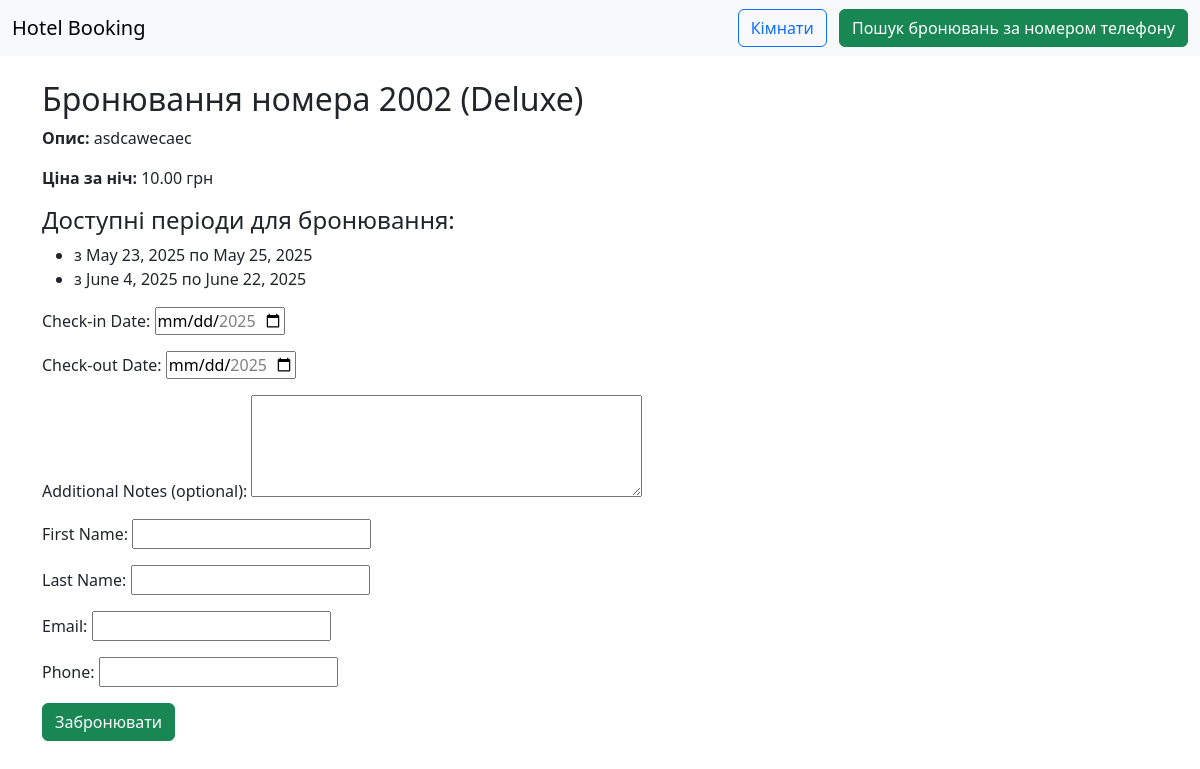
/rooms/4/book/, run on the app's committed database.
### hotel/models.py (models this page shows, shortened)
class Room(models.Model):
    class RoomType(models.TextChoices):
        SINGLE = 'single', 'Single'
        DOUBLE = 'double', 'Double'
        SUITE = 'suite', 'Suite'
        FAMILY = 'family', 'Family'
        DELUXE = 'deluxe', 'Deluxe'
    room_number = models.CharField(max_length=10, unique=True)
    room_type = models.CharField(
        max_length=10,
        choices=RoomType.choices,
        default=RoomType.SINGLE,
    )
    capacity = models.PositiveSmallIntegerField()
    price_per_night = models.DecimalField(max_digits=10, decimal_places=2)
    description = models.TextField(blank=True, null=True)
    def get_available_periods(self, max_days=30):
        today = date.today()
        max_date = today + timedelta(days=max_days)
        bookings = Booking.objects.filter(
            room=self,
            status__in=['confirmed', 'checked_in'],
            check_out_date__gte=today,
            check_in_date__lte=max_date
        ).order_by('check_in_date')
        periods = []
        current_date = today
        if not bookings.exists():
            return [(today, max_date)]
        for booking in bookings:
            if current_date < booking.check_in_date:
                periods.append((current_date, booking.check_in_date))
            current_date = max(current_date, booking.check_out_date)
        if current_date < max_date:
            periods.append((current_date, max_date))
        return periods
    class Meta:
        ordering = ['room_number']

class Booking(models.Model):
    class BookingStatus(models.TextChoices):
        CONFIRMED   = 'confirmed', 'Confirmed'
        CANCELED    = 'canceled', 'Canceled'
        CHECKED_IN  = 'checked_in', 'Checked In'
        CHECKED_OUT = 'checked_out', 'Checked Out'
    class BookingChannel(models.TextChoices):
        ONLINE     = 'online', 'Online'
        PHONE      = 'phone', 'Phone'
        IN_PERSON  = 'in_person', 'In Person'
        AGENT      = 'agent', 'Travel Agent'
    room = models.ForeignKey(Room, on_delete=models.CASCADE)
    guest = models.ForeignKey(Guest, on_delete=models.CASCADE)
    check_in_date = models.DateField()
    check_out_date = models.DateField()
    booking_date = models.DateTimeField(auto_now_add=True)
    status = models.CharField(
        max_length=12,
        choices=BookingStatus.choices,
        default=BookingStatus.CONFIRMED,
    )
    booking_channel = models.CharField(
        max_length=10,
        choices=BookingChannel.choices,
        default=BookingChannel.ONLINE,
    )
    notes = models.TextField(blank=True, null=True)
    class Meta:
        ordering = ['-booking_date']
        verbose_name = 'Booking'
        verbose_name_plural = 'Bookings'

### hotel/views/booking.py (the view, shortened to what this page needs)
# urls.py: path('rooms/<int:pk>/book/', BookingCreateView.as_view(), name='book_room'),
class BookingCreateView(CreateView):
    form_class = BookingForm
    template_name = 'bookings/book.html'
    success_url = reverse_lazy('booking_list')
    def dispatch(self, request, *args, **kwargs):
        self.room = get_object_or_404(Room, pk=self.kwargs['pk'])
        return super().dispatch(request, *args, **kwargs)
    def get_form_kwargs(self):
        kwargs = super().get_form_kwargs()
        kwargs['room'] = self.room
        return kwargs
    def get_context_data(self, **kwargs):
        context = super().get_context_data(**kwargs)
        context['room'] = self.room
        context['available_periods'] = self.room.get_available_periods()
        return context

### hotel/templates/bookings/book.html (shortened to what this page needs)
{% extends 'base.html' %}
{% block content %}
  <h2>Бронювання номера {{ room.room_number }} ({{ room.get_room_type_display }})</h2>
  <p><strong>Опис:</strong> {{ room.description }}</p>
  <p><strong>Ціна за ніч:</strong> {{ room.price_per_night }} грн</p>
  <h4>Доступні періоди для бронювання:</h4>
  <ul>
    {% for start, end in available_periods %}
      <li>з {{ start }} по {{ end }}</li>
    {% empty %}
      <li>Немає доступних дат для бронювання</li>
    {% endfor %}
  </ul>
  <form method="post">
    {{ form.as_p }}
    <button type="submit" class="btn btn-success">Забронювати</button>
  </form>
{% endblock %}

### data on the page
Room: room_number "2002", room_type "Deluxe", description "asdcawecaec", price_per_night "10.00"
Booking: available_periods "May 25, 2025"
Booking: available_periods "June 4, 2025"

### other printed values
{{ start }} "May 23, 2025"
{{ end }} "June 22, 2025"
